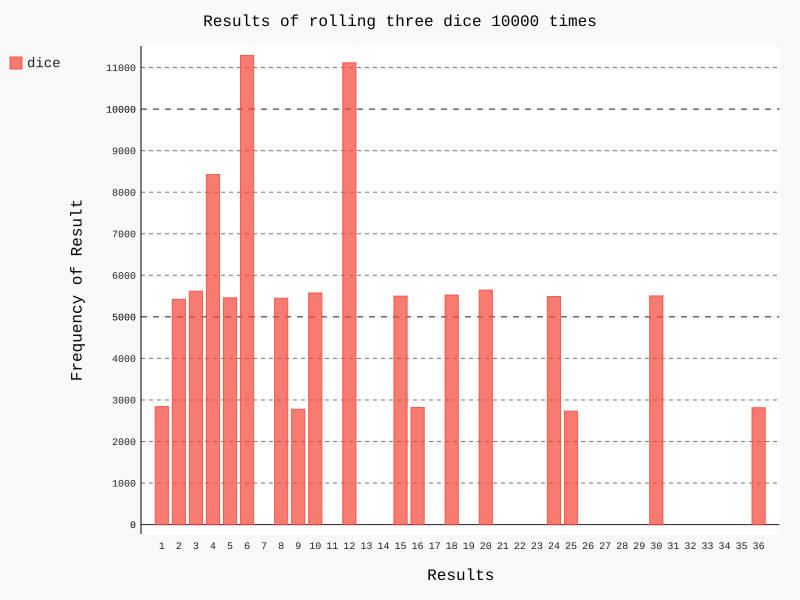

The script that drew this image:

import pygal
from die import Die 


die_1 = Die()
die_2 = Die()
die_3 = Die()

dice = [die_1, die_2]


results = []

for roll_number in range(100000):
	results.append(die_1.roll() * die_2.roll())




frequencies = [results.count(value) for value in range(1, die_1.num_sides*die_2.num_sides+1)]



hist = pygal.Bar()

hist.title = 'Results of rolling three dice 10000 times'
hist.x_labels = [values for values in range(1, die_1.num_sides*die_2.num_sides+1)]

hist.x_title = "Results"
hist.y_title = "Frequency of Result"

hist.add('dice', frequencies)
hist.render_to_file('die_visual.svg')
